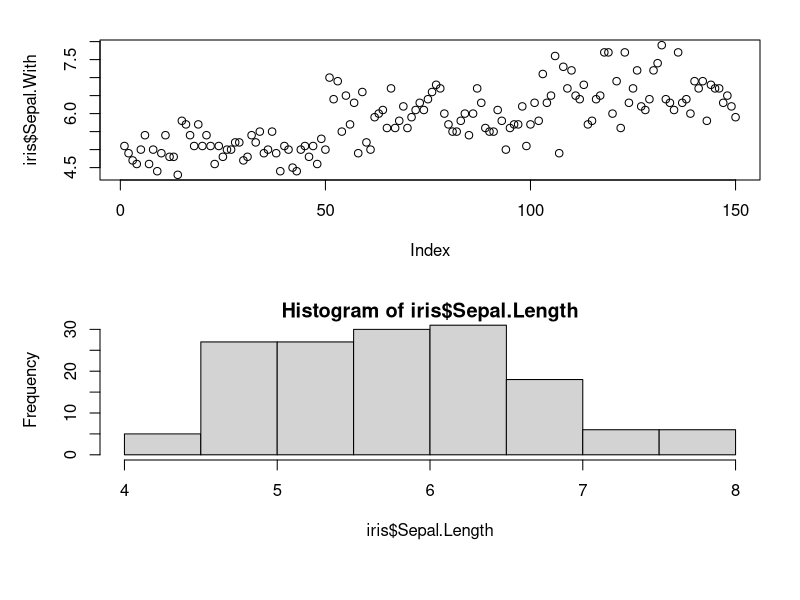
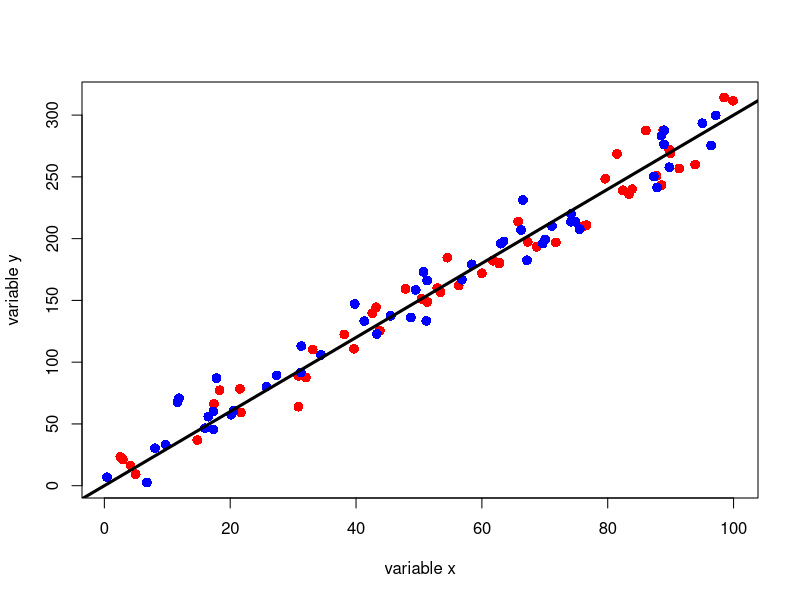
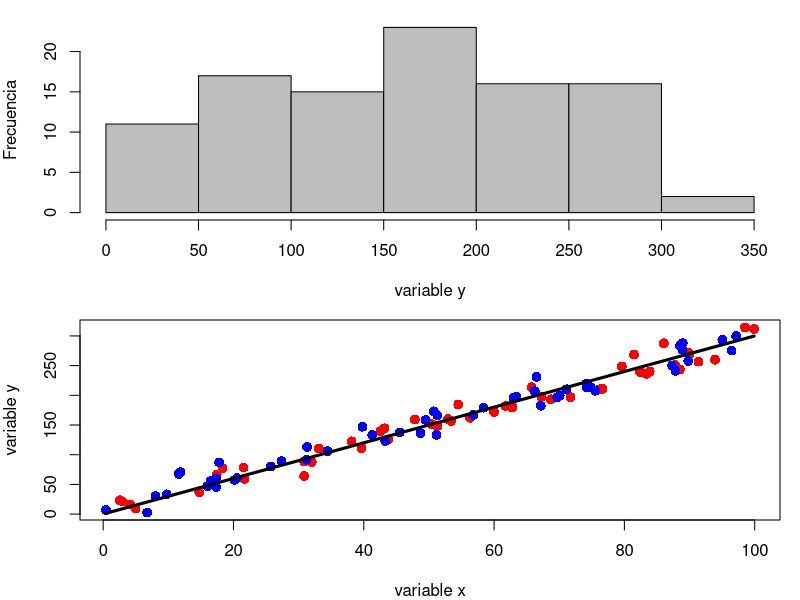
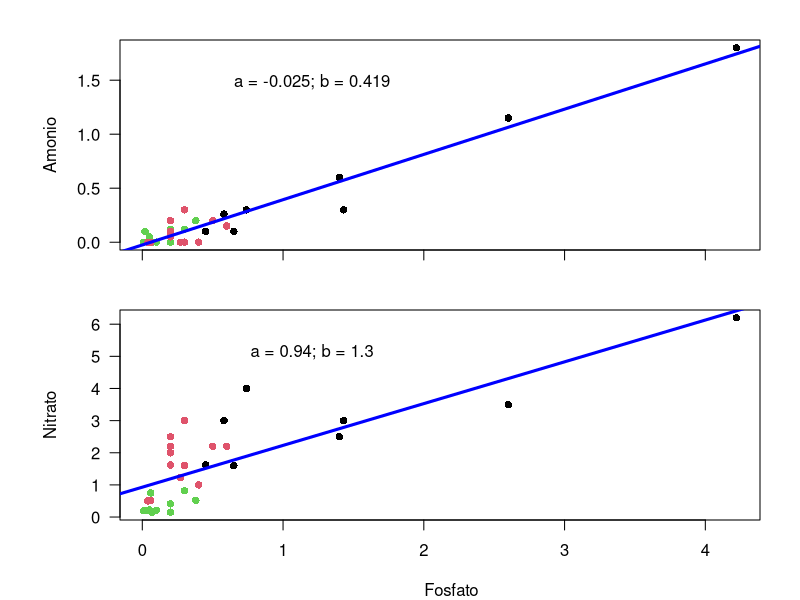

R code for these plots, in order:
## ---- chunk 1
head(iris)
## ---- chunk 2
# x11()
par(mfrow= c(2,1), mar= c(6,4,1,1), oma= c(1,1,1,1))
plot(iris$Sepal.Length, iris$Sepal.With)
hist(iris$Sepal.Length)
## ---- chunk 3
dev.off()
## ---- chunk 4
x <- runif(100, 0, 100)
y <- 0.03 + 3* rnorm(100, x, 5)
yest <- 0.03 + 3*x
sexo <- rep(c("H", "M"), each=50)
## ---- chunk 5
plot(x, y, pch=16, col=c("red", "blue")[as.factor(sexo)], xlab="variable x",  ylab="variable y", cex=1.3)
abline(a=0.03, b=3, lwd=3)
## ---- chunk 6
dev.off()
## ---- chunk 7
par(mfrow=c(2,1), mar=c(4,4,1,1))
hist(y, ylab= "Frecuencia", main= "", xlab = "variable y", col="grey")
plot(x, y, pch=16, col=c("red", "blue")[as.factor(sexo)], xlab="variable x",  ylab="variable y", cex=1.3) ### QUE LO HAGAN CON POINTS
lines(x, yest, lwd=3)
## ---- chunk 8
dev.off()
## ---- chunk 9
# x11()

env <- read.table("4-Datos/DoubsEnv.csv", sep=",", dec=".", header=T, as.is=T)
Spe <- read.table("4-Datos/DoubsSpe.csv", sep=",", dec=".", header=T, as.is=T)
model <- lm(env$amm ~ env$pho)

par( mfrow= c(2,1), mar= c(2, 4, 1,1), oma= c(2,2,1,1) )
plot(env$amm ~ env$pho, col= as.factor(env$sec), pch= 16, xlab= "", ylab="Amonio", xaxt="n", las= 2)
abline(a= -0.025, b= 0.419, lwd= 3, col = "blue")
axis(side= 1, labels= F)
par(usr= c(0,10,0,10))
text(x= 3, y= 8, paste("a = -0.025; b = 0.419"))

model2 <- lm(env$ni ~ env$pho)
plot(env$ni ~ env$pho, col= as.factor(env$sec), pch= 16, xlab= "Fosfato", ylab="Nitrato", xaxt= "n", las= 2)
abline(a= 0.93, b= 1.3, lwd= 3, col= "blue")
axis(side= 1, labels= T)
par(usr= c(0,10,0,10))
text(x= 3, y= 8, paste("a = 0.94; b = 1.3"))
mtext("Fosfato", side= 1, outer= T, line= 1, adj= 0.56)
## ---- chunk 10
dev.off()
